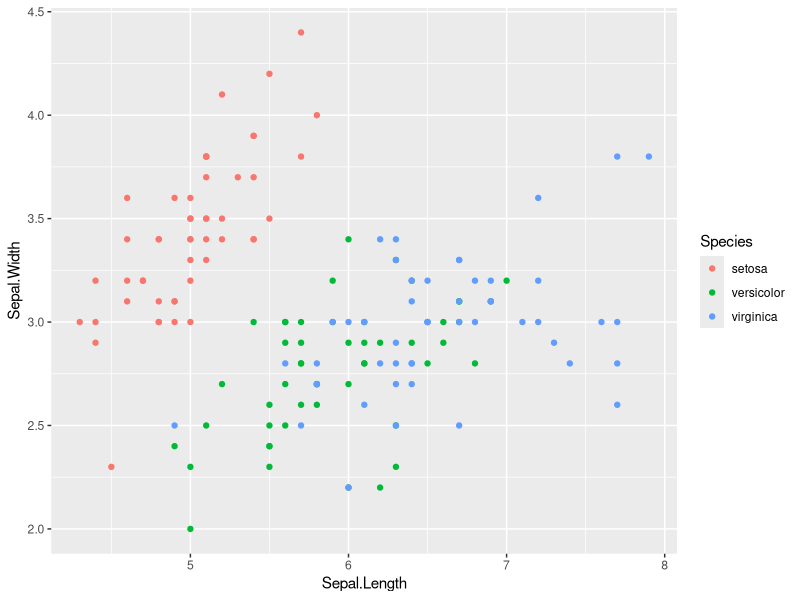
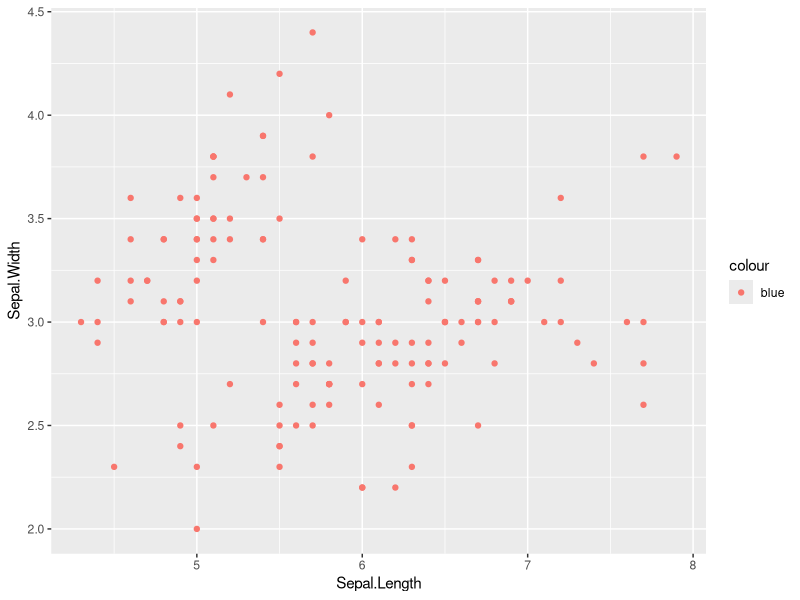
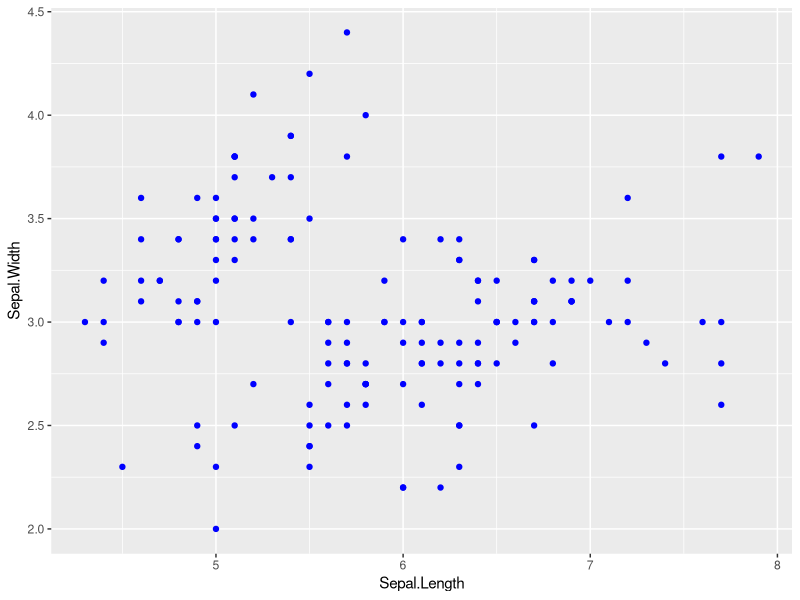

Recreate these plots in R, in order.
## ---- chunk 1
knitr::opts_chunk$set(echo = TRUE)
## ---- chunk 2
library(ggplot2)
## ---- chunk 3
ggplot(data = iris,
       aes(x = Sepal.Length,
           y = Sepal.Width,
           color = Species)) +
    geom_point()
## ---- chunk 4
ggplot(data = iris,
       aes(x = Sepal.Length,
           y = Sepal.Width,
           color = "blue")) +
    geom_point()
## ---- chunk 5
ggplot(data = iris,
       aes(x = Sepal.Length,
           y = Sepal.Width)) +
    geom_point(color = "blue")
